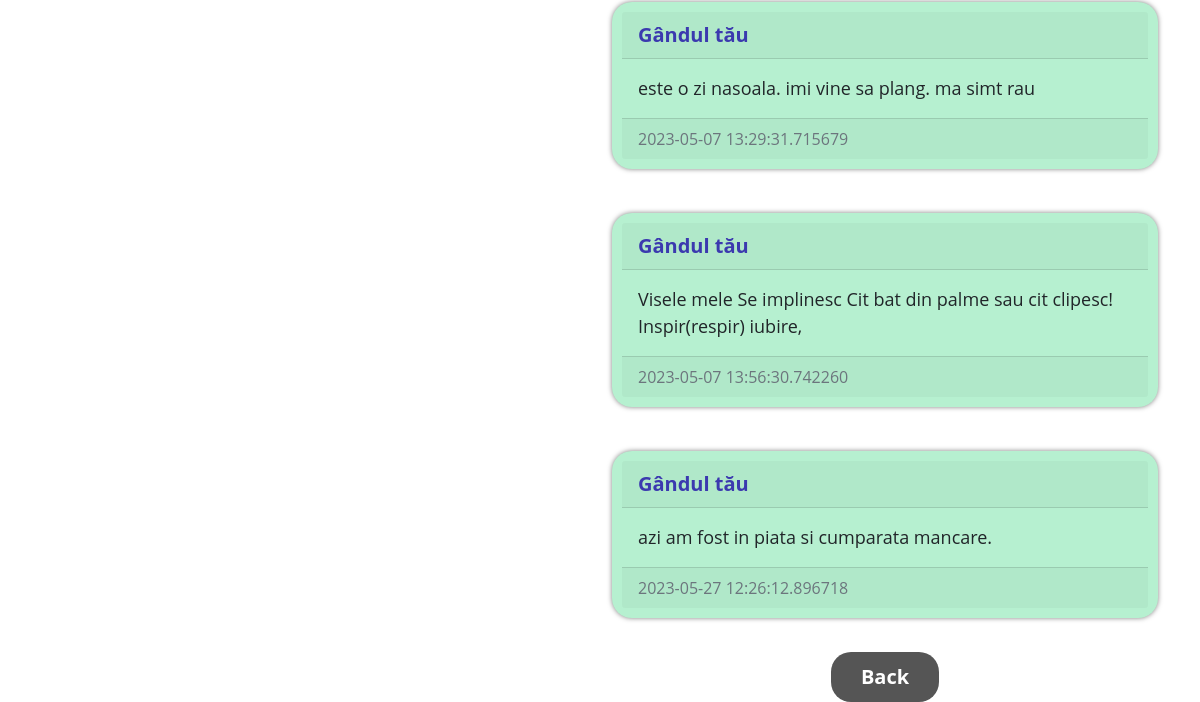
Page /jurnal (signed in, lower part) on the earlier database version.
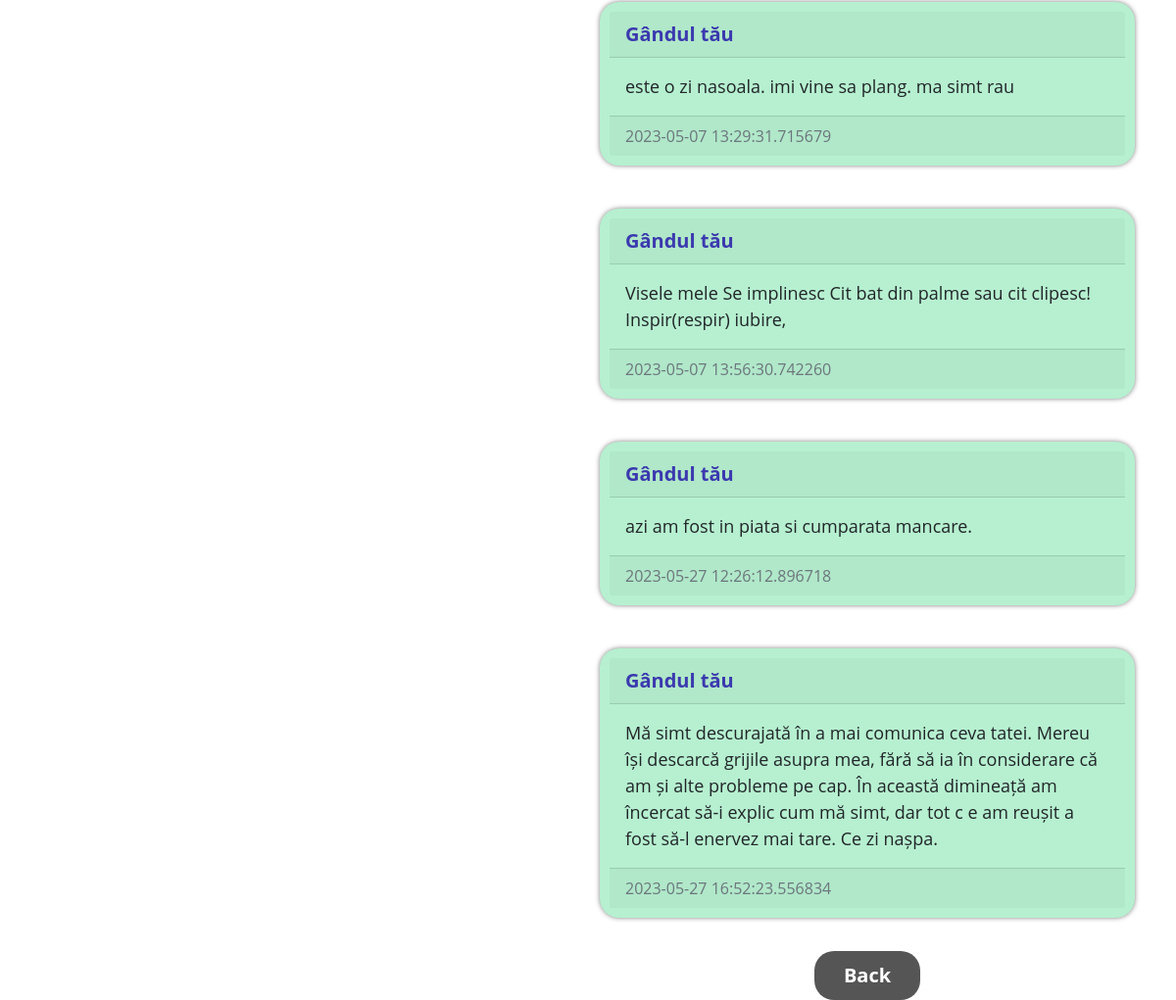
Same page on the later database version.
### website/domain/models.py (models this page shows)
class Post(db.Model):
    id = db.Column(db.Integer, primary_key=True)
    text = db.Column(db.Text, nullable=False)
    date_created = db.Column(db.DateTime(timezone=True), default=datetime.now())
    author = db.Column(db.Integer, db.ForeignKey(
        'user.id', ondelete="CASCADE"), nullable=False)
    result = db.Column(db.String(150))

### website/controller/pacientView.py (the view)
    @staticmethod
    @views.route("/jurnal")
    @__role_required('pacient')
    @login_required
    def posts():
        posts_today = Post.query.filter_by(author=current_user.id)
        pacient = Pacient.query.filter_by(id=current_user.id).first()
        terap = Terapeut.query.filter_by(id=pacient.terapeut_asignat).first()
        return render_template("posts.html", user=current_user, posts=posts_today, pacient=pacient,terapeut=terap)

### website/controller/pacientView.py (called while the page is built)
    @staticmethod
    def __role_required(role):
        def decorator(func):
            @wraps(func)
            def wrapper(*args, **kwargs):
                if not current_user.role == role:
                    return "Unauthorized access", 403
                return func(*args, **kwargs)
            return wrapper
        return decorator

### website/templates/posts.html (shortened to what this page needs)
{% extends "jurnal.html" %}  {% block header %} Jurnalul tău {% endblock %} {% block footer %}
<div align="center">
  <a href="/home"
    ><button type="button" >Back</button></a
  >
</div>
{% endblock %}

### website/templates/jurnal.html (shortened to what this page needs)
{% extends "base.html" %}
{% block content %}
<div class="row">
  <div class="col-md-6 mx-auto d-flex align-items-center vh-100">
  </div>
  <div class="col-md-6">
    <div id="posts">
      {% for post in posts %}
      <div class="card border-dark" style="background-color: #b6f0d0;
        box-shadow: 0px 0px 5px rgba(0, 0, 0, 0.5);
        margin: 10px auto;
        max-width: 1000px;
        padding: 10px;
        border-radius: 20px;
        border: none;
        font-family: 'Open Sans', sans-serif !important;">
        <div class="card-header d-flex justify-content-between align-items-center">
          <div class="card-text" style="font-size: 20px; font-weight:bold; color: #3b39af">Gândul tău</div>
        </div>
        <div class="card-body">
          <div class="card-text" style="font-size: 18px;">{{ post.text }}</div>
        </div>
        <div class="card-footer text-muted">{{ post.date_created }}</div>
      </div>
      <br/>
      {% endfor %}
    </div>
    {% block footer %}{% endblock %}
  </div>
</div>
{% endblock %}

### website/templates/base.html (shortened to what this page needs)
<!DOCTYPE html>
<html lang="en">
  <head>
    <link rel="stylesheet" href="/static/style.css">
    <link
      href="https://cdn.jsdelivr.net/npm/bootstrap@5.0.2/dist/css/bootstrap.min.css"
      rel="stylesheet"
    />
  </head>
  <body>
    <div class="container">{% block content %}{% endblock %}</div>
  </body>
</html>

### website/static/style.css (style rules this page uses)
body { font-family: 'Open Sans', sans-serif; background-color: #F5F5F5; color: #333; }
button { background-color: #555; border: none; color: #fff; padding: 10px 30px; text-align: center; font-size: 20px !important; font-weight: bold; margin: 20px auto; max-width: 600px; border-radius: 20px !important; cursor: pointer; }
a { color: #4CAF50; text-decoration: none; }

Differences in the rows shown:
added Post: text "Mă simt descurajată în a mai comunica ceva tatei. Mereu își descarcă grijile asupra mea, fără să ia în considerare că am și alte probleme pe cap. În această dimineață am încercat să-i explic cum mă simt, dar tot c e am reușit a fost să-l enervez mai tare. Ce zi nașpa.", date_created "2023-05-27 16:52:23.556834"
